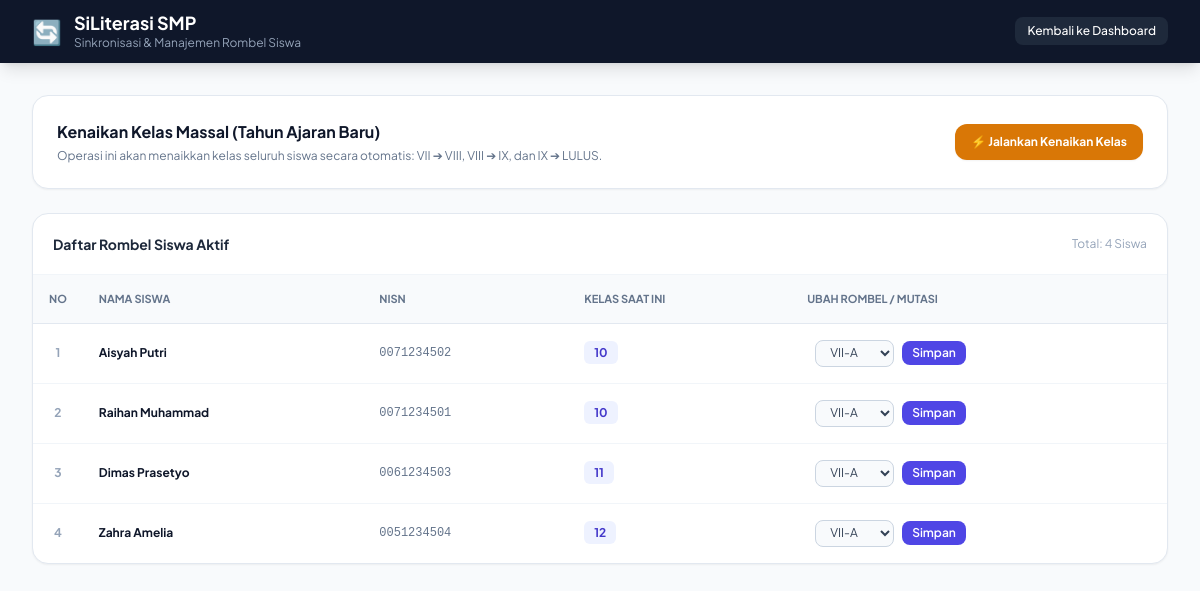
/admin/sinkron_rombel.php (signed in), run on the app's committed database.
### tables this page shows
CREATE TABLE `users` (
  `id` VARCHAR(50) NOT NULL,
  `name` VARCHAR(150) NOT NULL,
  `username` VARCHAR(60) NOT NULL UNIQUE,
  `password` VARCHAR(255) NOT NULL,
  `role` ENUM('siswa', 'guru', 'admin') NOT NULL DEFAULT 'siswa',
  `nisn` VARCHAR(30) NULL,
  `nip` VARCHAR(30) NULL,
  `kelas` ENUM('10', '11', '12') NULL,
  `rombel` VARCHAR(60) NULL,
  `avatar` VARCHAR(255) NULL,
  `created_at` TIMESTAMP DEFAULT CURRENT_TIMESTAMP,
  `updated_at` TIMESTAMP DEFAULT CURRENT_TIMESTAMP ON UPDATE CURRENT_TIMESTAMP,
  PRIMARY KEY (`id`),
  INDEX `idx_users_role` (`role`),
  INDEX `idx_users_kelas_rombel` (`kelas`, `rombel`)
);

### admin/sinkron_rombel.php (the view, shortened to what this page needs)
<?php
$db = getDBConnection();
$stmtList = $db->query("SELECT id, name, nisn, kelas FROM users WHERE role = 'siswa' ORDER BY kelas ASC, name ASC");
$siswaList = $stmtList->fetchAll();
$daftarKelas = ['VII-A', 'VII-B', 'VII-C', 'VIII-A', 'VIII-B', 'VIII-C', 'IX-A', 'IX-B', 'IX-C', 'LULUS'];
?>
<!DOCTYPE html>
<html lang="id">
<head>
    <script src="https://cdn.tailwindcss.com"></script>
</head>
<body class="bg-slate-50 min-h-screen text-slate-800">
    <header class="bg-slate-900 text-white shadow-lg sticky top-0 z-30">
        <div class="max-w-7xl mx-auto px-4 sm:px-6 lg:px-8 py-3 flex items-center justify-between">
            <div class="flex items-center space-x-3">
                <span class="text-2xl">🔄</span>
                <div>
                    <h1 class="font-bold text-lg leading-tight">SiLiterasi SMP</h1>
                    <p class="text-xs text-slate-400">Sinkronisasi & Manajemen Rombel Siswa</p>
                </div>
            </div>
            <a href="dashboard.php" class="bg-slate-800 hover:bg-slate-700 text-xs px-3 py-1.5 rounded-lg font-medium transition">Kembali ke Dashboard</a>
        </div>
    </header>
    <main class="max-w-7xl mx-auto px-4 sm:px-6 lg:px-8 py-8 space-y-6">
        <div class="bg-white p-6 rounded-2xl shadow-sm border border-slate-200 flex flex-col md:flex-row md:items-center justify-between gap-4">
            <div>
                <h2 class="text-base font-bold text-slate-900">Kenaikan Kelas Massal (Tahun Ajaran Baru)</h2>
                <p class="text-xs text-slate-500 mt-1">
                    Operasi ini akan menaikkan kelas seluruh siswa secara otomatis: VII ➔ VIII, VIII ➔ IX, dan IX ➔ LULUS.
                </p>
            </div>
            <form method="POST" onsubmit="return confirm('PERINGATAN: Apakah Anda yakin ingin memproses kenaikan kelas massal untuk seluruh siswa?')">
                <button type="submit" class="bg-amber-600 hover:bg-amber-700 text-white font-bold py-2.5 px-4 rounded-xl text-xs transition shadow-sm whitespace-nowrap">
                    ⚡ Jalankan Kenaikan Kelas
                </button>
            </form>
        </div>
        <div class="bg-white rounded-2xl shadow-sm border border-slate-200 overflow-hidden">
            <div class="p-5 border-b border-slate-100 flex items-center justify-between">
                <h3 class="font-bold text-slate-800 text-sm">Daftar Rombel Siswa Aktif</h3>
                <span class="text-xs text-slate-400">Total: <?= count($siswaList) ?> Siswa</span>
            </div>
            <div class="overflow-x-auto">
                <table class="w-full text-left text-xs text-slate-700">
                    <thead class="bg-slate-50 text-slate-500 uppercase text-[11px] font-bold border-b border-slate-200">
                        <tr>
                            <th class="p-4 w-12 text-center">No</th>
                            <th class="p-4">Nama Siswa</th>
                            <th class="p-4">NISN</th>
                            <th class="p-4">Kelas Saat Ini</th>
                            <th class="p-4">Ubah Rombel / Mutasi</th>
                        </tr>
                    </thead>
                    <tbody class="divide-y divide-slate-100">
                        <?php foreach ($siswaList as $idx => $s): ?>
                            <tr class="hover:bg-slate-50 transition">
                                <td class="p-4 text-center font-bold text-slate-400"><?= $idx + 1 ?></td>
                                <td class="p-4 font-bold text-slate-900"><?= htmlspecialchars($s['name']) ?></td>
                                <td class="p-4 font-mono text-slate-500"><?= htmlspecialchars($s['nisn']) ?></td>
                                <td class="p-4">
                                    <span class="px-2.5 py-1 bg-indigo-50 text-indigo-700 font-bold rounded-md">
                                        <?= htmlspecialchars($s['kelas']) ?>
                                    </span>
                                </td>
                                <td class="p-4">
                                    <form method="POST" class="flex items-center space-x-2">
                                        <select name="kelas_baru" class="bg-slate-50 border border-slate-300 rounded-lg px-2.5 py-1 text-xs">
                                            <?php foreach ($daftarKelas as $k): ?>
                                                <option value="<?= $k ?>" <?= $s['kelas'] === $k ? 'selected' : '' ?>><?= $k ?></option>
                                            <?php endforeach; ?>
                                        </select>
                                        <button type="submit" class="bg-indigo-600 hover:bg-indigo-700 text-white font-semibold px-2.5 py-1 rounded-lg text-xs transition">
                                            Simpan
                                        </button>
                                    </form>
                                </td>
                            </tr>
                        <?php endforeach; ?>
                    </tbody>
                </table>
            </div>
        </div>
    </main>
</body>
</html>

### admin/sinkron_rombel.php (style rules this page uses)
body { font-family: 'Plus Jakarta Sans', sans-serif; }

### data on the page
users: name "Aisyah Putri", nisn "0071234502", kelas "10"
users: name "Raihan Muhammad", nisn "0071234501", kelas "10"
users: name "Dimas Prasetyo", nisn "0061234503", kelas "11"
users: name "Zahra Amelia", nisn "0051234504", kelas "12"

### other printed values
count($siswaList) "4"
form field kelas_baru "VII-A"
